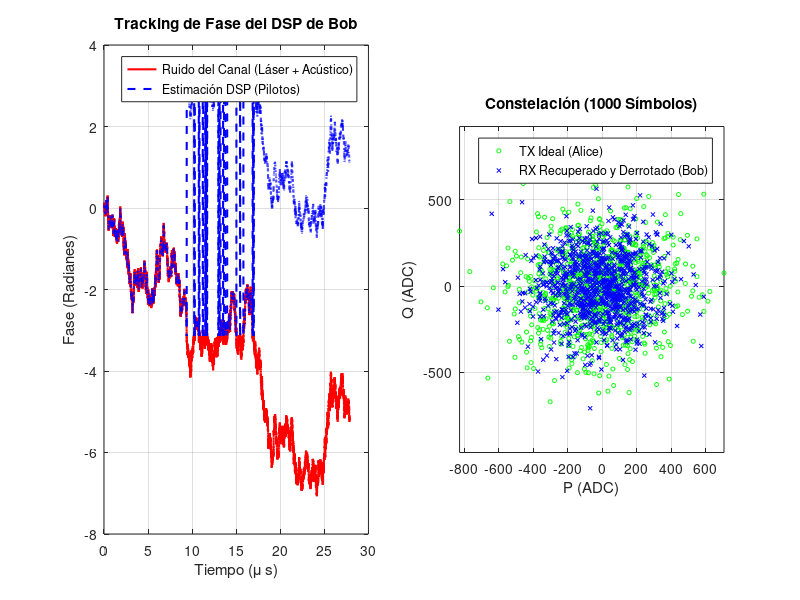

Write the MATLAB code that produced this figure. (Note: this script raises an error after producing the figure.)
%% ========================================================================
%  MASTER TESTBENCH: END-TO-END CV-QKD (Láser -> Fibra -> DSP -> Math)
% ========================================================================
clear; clc; close all;

%% 0. RUTAS DEL PROYECTO (ajusta si mueves el script)
SCRIPT_DIR = fileparts(mfilename('fullpath'));
if isempty(SCRIPT_DIR), SCRIPT_DIR = pwd(); end
addpath(SCRIPT_DIR);
DATA_DIR   = fullfile(SCRIPT_DIR, '..', 'data');
BOB_DIR    = fullfile(SCRIPT_DIR, '..', '..', 'cvqkd_bob');
ALICE_DATA_DIR = fullfile(SCRIPT_DIR, '..', '..', 'cvqkd_alice', 'data');
ALICE_SIM_DIR  = fullfile(SCRIPT_DIR, '..', '..', 'cvqkd_alice', 'sim');

%% 0. RUTAS DEL PROYECTO (ajusta si mueves el script)
SCRIPT_DIR = fileparts(mfilename('fullpath'));
DATA_DIR   = fullfile(SCRIPT_DIR, '..', 'data');
BOB_DIR    = fullfile(SCRIPT_DIR, '..', '..', 'cvqkd_bob');

%% 1. PARÁMETROS DEL SISTEMA
ENABLE_EXPORT_VIVADO = true;

% --- Parámetros de Trama y Memoria ---
L_trama     = 16;      % 1 Piloto + 15 Datos
N_BOB_DATA  = 26112;   % Datos útiles que caben en la RAM de Bob -> genero el doble para poder sacrificar
N_FRAMES    = ceil(N_BOB_DATA / 15); % ~1741 tramas
N_SAMPLES   = N_BOB_DATA/2;   % Datos sacrificados para la estimación

% En la fibra viajan los datos + los pilotos. Sumamos 1 piloto final para interpolar
N_FIBER     = N_FRAMES * L_trama + 1; 

% --- Parámetros Físicos del Canal ---
Ts           = 1e-9;   % Tiempo de símbolo (1 Gbaud)
T_real       = 0.8;    % Transmitancia real de la fibra
xi_real      = 0.01;   % Ruido en exceso cuántico (SNU)
V_A_snu      = 5.0;  % Varianza de Alice (SNU)
env_va = getenv('VA_SNU');
if ~isempty(env_va)
    V_A_snu = str2double(env_va);
end
V_elec_snu   = 0.1;    % Ruido electrónico (SNU)
eta_detector = 0.6;    % Eficiencia del fotodiodo

% --- Calibración del Hardware (ADC) ---
N0_adc_var   = 10000;  % Varianza para 1 SNU
Amp_Piloto   = 20000;  % Amplitud fuerte para el pulso piloto (para no perder fase)

%% 2. MODELO DE RUIDO DE FASE DEL CANAL (Tu código integrado)
disp('1. Generando Perfil de Ruido de Fase (Wiener + Acústico)...');
t = (0:N_FIBER-1)' * Ts;

% A) Proceso de Wiener (Ancho de línea del láser 100 kHz)
sigma_w = sqrt(2 * pi * 100e3 * Ts); 
ruido_wiener = sigma_w * randn(N_FIBER, 1);
fase_wiener = cumsum(ruido_wiener);  

% B) Ruido Acústico (500 Hz)
f_acustica = 500; 
A_acustica = 0.5; 
fase_acustica = A_acustica * sin(2 * pi * f_acustica * t);

% C) Deriva Total
fase_total_canal = fase_wiener + fase_acustica;

%% 3. ALICE: GENERACIÓN CUÁNTICA CON PILOTOS INTERCALADOS
disp('2. Alice transmitiendo (Datos + Pilotos)...');
VarA_adc = V_A_snu * N0_adc_var;

P_A_tx = zeros(N_FIBER, 1);
Q_A_tx = zeros(N_FIBER, 1);

idx_pilotos = 1:L_trama:N_FIBER;
idx_datos   = setdiff(1:N_FIBER, idx_pilotos);

% Alice genera ruido Gaussiano para los datos
P_A_tx(idx_datos) = sqrt(VarA_adc) * randn(length(idx_datos), 1);
Q_A_tx(idx_datos) = sqrt(VarA_adc) * randn(length(idx_datos), 1);

% Alice inserta los pilotos fuertes en la cuadratura P (Fase 0)
P_A_tx(idx_pilotos) = Amp_Piloto;
Q_A_tx(idx_pilotos) = 0;

%% 4. EL CANAL: ATENUACIÓN Y AWGN
disp('3. La fibra atenúa e inyecta AWGN...');
Ruido_Total_snu = 1.0 + V_elec_snu + (T_real * eta_detector * xi_real);
Ruido_Total_adc = Ruido_Total_snu * N0_adc_var;

Z_noise_P = sqrt(Ruido_Total_adc) * randn(N_FIBER, 1);
Z_noise_Q = sqrt(Ruido_Total_adc) * randn(N_FIBER, 1);

% Rotación de Fase + Atenuación + AWGN
P_rx_ideal = sqrt(T_real * eta_detector) * P_A_tx;
Q_rx_ideal = sqrt(T_real * eta_detector) * Q_A_tx;

P_B_rx = P_rx_ideal .* cos(fase_total_canal) - Q_rx_ideal .* sin(fase_total_canal) + Z_noise_P;
Q_B_rx = P_rx_ideal .* sin(fase_total_canal) + Q_rx_ideal .* cos(fase_total_canal) + Z_noise_Q;

%% 5. RECEPCIÓN Y DSP DE BOB (Recuperación de Fase Vectorizada)
disp('4. DSP de Bob: Siguiendo y deshaciendo la fase (Unwrap)...');

% 1. Extracción de los pilotos recibidos y cálculo de su fase cruda
P_pilotos_rx = P_B_rx(idx_pilotos);
Q_pilotos_rx = Q_B_rx(idx_pilotos);

fase_pilotos_raw = atan2(Q_pilotos_rx, P_pilotos_rx);

% 2. EL SECRETO: Desenrollar la fase para evitar saltos de 2*pi
fase_pilotos_limpia = unwrap(fase_pilotos_raw);

% 3. Interpolación lineal para estimar la fase de todos los símbolos
% (interp1 interpola los huecos de los datos basándose en los pilotos YA desenrollados)
fase_estimada = interp1(idx_pilotos, fase_pilotos_limpia, (1:N_FIBER)', 'linear');
% wrapToPi is not available in Octave; inline the wrapping
fase_estimada = mod(fase_estimada + pi, 2*pi) - pi;
%fase_estimada_datos = fase_estimada(idx_datos);

% (Pequeño arreglo por si el último símbolo queda fuera de la interpolación)
fase_estimada(isnan(fase_estimada)) = fase_estimada(find(~isnan(fase_estimada), 1, 'last'));

% 4. Des-rotación de toda la trama a la vez (DSP Vectorizado)
P_B_rec_full = P_B_rx .* cos(-fase_estimada) - Q_B_rx .* sin(-fase_estimada);
Q_B_rec_full = P_B_rx .* sin(-fase_estimada) + Q_B_rx .* cos(-fase_estimada);

% 5. Extraemos solo los datos útiles (descartando los pilotos de la trama)
P_A_data = P_A_tx(idx_datos); 
Q_A_data = Q_A_tx(idx_datos);
P_B_rec  = P_B_rec_full(idx_datos);
Q_B_rec  = Q_B_rec_full(idx_datos);

% 6. Truncamos al tamaño exacto de la RAM de Bob
P_A_data = P_A_data(1:N_BOB_DATA);
Q_A_data = Q_A_data(1:N_BOB_DATA);
P_B_rec  = P_B_rec(1:N_BOB_DATA);
Q_B_rec  = Q_B_rec(1:N_BOB_DATA);

% Cuantizamos a 16 bits todo lo recuperado (Bob RAM) y lo original (Alice RAM)
P_A_int = int16(round(P_A_data)); Q_A_int = int16(round(Q_A_data));
P_B_int = int16(round(P_B_rec));  Q_B_int = int16(round(Q_B_rec));

%% 6. SELECCIÓN DE PUNTEROS Y ESTIMACIÓN FLOTANTE (MATLAB IDEAL)
disp('5. Seleccionando muestras de sacrificio y calculando métricas...');
punteros = sort(randperm(N_BOB_DATA, N_SAMPLES)') - 1;

% Máscara de sacrificio (1 = sacrificar, 0 = mantener)
mascara_sacrificio = zeros(N_BOB_DATA, 1);
mascara_sacrificio(punteros + 1) = 1;

% Sacamos las muestras correlacionadas usando los punteros
P_B_sac = P_B_int(punteros + 1); Q_B_sac = Q_B_int(punteros + 1);
P_A_sac = P_A_int(punteros + 1); Q_A_sac = Q_A_int(punteros + 1);

% Funciones nativas de MATLAB (Flotante)
var_B_float = (var(double(P_B_sac), 1) + var(double(Q_B_sac), 1)) / 2;
cov_mat_P = cov(double(P_A_sac), double(P_B_sac), 1);
cov_mat_Q = cov(double(Q_A_sac), double(Q_B_sac), 1);
cov_AB_float = (cov_mat_P(1,2) + cov_mat_Q(1,2)) / 2;

Sigma_Sq_ideal   = var_B_float;
Sigma_ideal      = sqrt(Sigma_Sq_ideal);
Sqrt_T_eta_ideal = cov_AB_float / VarA_adc;
T_eta_ideal = Sqrt_T_eta_ideal^2; % T * eta = (Cov / VarA)^2

%% 7. EMULACIÓN PUNTO FIJO (LLR_Math_Unit FPGA)
disp('6. Emulando el Hardware de Punto Fijo (FPGA)...');

sum_P_B = sum(int64(P_B_sac)); sum_sq_P_B = sum(int64(P_B_sac).^2);
sum_Q_B = sum(int64(Q_B_sac)); sum_sq_Q_B = sum(int64(Q_B_sac).^2);
sum_P_A = sum(int64(P_A_sac)); sum_cov_P  = sum(int64(P_A_sac) .* int64(P_B_sac));
sum_Q_A = sum(int64(Q_A_sac)); sum_cov_Q  = sum(int64(Q_A_sac) .* int64(Q_B_sac));

N_int = int64(N_SAMPLES); INV_2N2 = int64(round(2^45 / ((N_SAMPLES/2)^2)));
cross_P_AB = sum_P_A * sum_P_B; cross_Q_AB = sum_Q_A * sum_Q_B;
sq_sum_P_B = sum_P_B * sum_P_B; sq_sum_Q_B = sum_Q_B * sum_Q_B;

num_cov_AB = (N_int * (sum_cov_P + sum_cov_Q)) - (cross_P_AB + cross_Q_AB);
num_var_B  = (N_int * (sum_sq_P_B + sum_sq_Q_B)) - (sq_sum_P_B + sq_sum_Q_B);

if exist('OCTAVE_VERSION', 'builtin')
    num_cov_AB_d = double(num_cov_AB);
    num_var_B_d  = double(num_var_B);
    inv_2n2_d = double(INV_2N2);
    cov_AB_pure = int64(floor((num_cov_AB_d * inv_2n2_d) / 2^48));
    var_B_pure  = int64(floor((num_var_B_d  * inv_2n2_d) / 2^48));
else
    cov_AB_pure = bitshift(typecast(uint64(num_cov_AB) .* uint64(INV_2N2), 'int64'), -48);
    var_B_pure  = bitshift(typecast(uint64(num_var_B)  .* uint64(INV_2N2), 'int64'), -48);
end

Sigma_Sq_fp  = var_B_pure;
T_raw_15bits = bitshift(cov_AB_pure * 32768, 0) / int64(VarA_adc);
Sqrt_T_eta_fp = T_raw_15bits * 2;
T_eta_fp = bitshift(int64(Sqrt_T_eta_fp)^2, -16);

Sigma_raw_cordic = floor(sqrt(max(double(Sigma_Sq_fp), 0)));
Sigma_fp         = int64(double(Sigma_raw_cordic) * 65536.0);

%% 8. GRÁFICAS DEL GEMELO DIGITAL
figure('Name', 'End-to-End QKD Tracker', 'Position', [100, 100, 1200, 600]);

% Gráfica de Ruido de Fase (DSP vs Canal)
subplot(1, 2, 1);
plot(t * 1e6, fase_total_canal, 'r', 'LineWidth', 1.5); hold on;
plot(t * 1e6, fase_estimada, 'b--', 'LineWidth', 1.5);
title('Tracking de Fase del DSP de Bob');
xlabel('Tiempo (\mu s)'); ylabel('Fase (Radianes)');
legend('Ruido del Canal (Láser + Acústico)', 'Estimación DSP (Pilotos)');
grid on;

% Constelación de los datos recuperados (Primeros 1000)
subplot(1, 2, 2);
plot(P_A_data(1:1000), Q_A_data(1:1000), 'go', 'MarkerSize', 3); hold on;
plot(P_B_rec(1:1000), Q_B_rec(1:1000), 'bx', 'MarkerSize', 3);
title('Constelación (1000 Símbolos)');
xlabel('P (ADC)'); ylabel('Q (ADC)');
legend('TX Ideal (Alice)', 'RX Recuperado y Derrotado (Bob)');
grid on; axis equal;

%% 9. RECONCILIACIÓN MULTIDIMENSIONAL (8D) Y EXTRACCIÓN DE LLRs
disp('8. Simulando Mapeo Multidimensional (MDR 8D)...');

N_dimensiones = 8;
symbols_per_block = N_dimensiones / 2; % 4 simbolos complejos -> 8D
N_bloques = floor(N_BOB_DATA / symbols_per_block);

num_used = N_bloques * symbols_per_block;
P_A_mdr = double(P_A_data(1:num_used));
Q_A_mdr = double(Q_A_data(1:num_used));
P_B_mdr = double(P_B_rec(1:num_used));
Q_B_mdr = double(Q_B_rec(1:num_used));

X = zeros(N_dimensiones, N_bloques);
Y = zeros(N_dimensiones, N_bloques);
for blk = 1:N_bloques
    base = (blk-1) * symbols_per_block;
    X(:, blk) = [P_A_mdr(base+1); Q_A_mdr(base+1); P_A_mdr(base+2); Q_A_mdr(base+2); ...
                 P_A_mdr(base+3); Q_A_mdr(base+3); P_A_mdr(base+4); Q_A_mdr(base+4)];
    Y(:, blk) = [P_B_mdr(base+1); Q_B_mdr(base+1); P_B_mdr(base+2); Q_B_mdr(base+2); ...
                 P_B_mdr(base+3); Q_B_mdr(base+3); P_B_mdr(base+4); Q_B_mdr(base+4)];
end

bits_bob_all = randi([0 1], N_dimensiones, N_bloques);
LLR_all = zeros(N_dimensiones, N_bloques);

sigma_eff = double(Sigma_ideal);
inv_sigma2 = 2.0 / (sigma_eff * sigma_eff + eps);

for blk = 1:N_bloques
    % --- 1. DATOS DE BOB Y ALICE ---
    Y_i = Y(:, blk);
    X_i = X(:, blk);
    
    % --- 2. BOB: Mapeo y generación del mensaje público ---
    norm_y = norm(Y_i);
    if norm_y == 0, norm_y = 1.0; end
    Y_norm = Y_i / norm_y;
    
    M_Y = generar_matriz_ortogonal(Y_norm); % Bob construye su matriz 8x8
    
    b_i = bits_bob_all(:, blk);             % Bits aleatorios (0 o 1)
    C_i = 1 - 2*b_i;                        % Mapeo polar (+1 o -1)
    m_i = M_Y' * C_i;                       % El mensaje público (R) que viaja hacia Alice
    
    % --- 3. ALICE: Reconstrucción y cálculo de LLR ---
    norm_x = norm(X_i);
    if norm_x == 0, norm_x = 1.0; end
    X_norm = X_i / norm_x;
    
    % Alice construye su propia matriz con sus medidas cuánticas
    M_X = generar_matriz_ortogonal(X_norm); 
    
    % Alice "deshace" la rotación de Bob mediante multiplicación matricial
    U = M_X * m_i; 
    
    % Cálculo final del LLR (incorporando la energía de ambos vectores)
    LLR_all(:, blk) = inv_sigma2 * norm_x * norm_y * U;
end

llrs_rx = LLR_all(:);
key_bits_tx = bits_bob_all(:);

%% 10. Carga y expansión de la matriz LDPC
bg_matrix = load(fullfile(BOB_DIR, 'NR_1_1_384.txt'));
bg_matrix = load(fullfile(BOB_DIR, 'NR_1_1_384.txt'));
[mb, nb] = size(bg_matrix);
Z = 384;

disp('   Construyendo matriz H dispersa (Lifting)...');
H = sparse(mb*Z, nb*Z);
for i = 1:mb
    for j = 1:nb
        shift = bg_matrix(i,j);
        if shift ~= -1
            I_z = speye(Z);
            circulant = circshift(I_z, [0, shift]);
            H((i-1)*Z+1 : i*Z, (j-1)*Z+1 : j*Z) = circulant;
        end
    end
end

% 4. Cálculo de Síndrome (para verificación del decodificador LDPC de Alice)
% El syndrome se computa como H * key_bits_tx para las 68 columnas reales.
disp('   Calculando Sindrome LDPC (Bloque 1)...');
block_1 = key_bits_tx(1:nb*Z);
syndrome_1 = mod(H * double(block_1), 2);
num_errores_syndrome = sum(syndrome_1);

fprintf('   [!] Bits de Síndrome activos (Ecuaciones fallidas): %d / %d\n', num_errores_syndrome, mb*Z);

%% 10B. RECONCILIACION INVERSA LDPC (Scaled Min-Sum)
disp('   Iniciando decodificacion LDPC (scaled min-sum)...');

alpha = 0.75;
max_iter = 200;
llr_scale = 1.0;

% LLRs de canal para el bloque 1 (soft input de Alice)
llr_ch = llrs_rx(1:nb*Z) * llr_scale;

% Construir listas de vecinos a partir de H
[rows_h, cols_h] = find(H);
num_edges = length(rows_h);
cn_edges = cell(mb*Z, 1);
vn_edges = cell(nb*Z, 1);
for e = 1:num_edges
    cn_edges{rows_h(e)}(end+1) = e;
    vn_edges{cols_h(e)}(end+1) = e;
end

% Mensajes por arista
msg_v2c = zeros(num_edges, 1);
msg_c2v = zeros(num_edges, 1);

% Inicializacion: VN -> CN con LLR de canal
for v = 1:nb*Z
    edges_v = vn_edges{v};
    if ~isempty(edges_v)
        msg_v2c(edges_v) = llr_ch(v);
    end
end

metrics_unsat = zeros(max_iter, 1);
metrics_ber   = zeros(max_iter, 1);
metrics_flips = zeros(max_iter, 1);
bits_prev = zeros(nb*Z, 1);
iter_converged = 0;

for iter = 1:max_iter
    % --- CN update (scaled min-sum) ---
    for c = 1:mb*Z
        edges_c = cn_edges{c};
        if isempty(edges_c)
            continue;
        end
        msgs = msg_v2c(edges_c);
        abs_vals = abs(msgs);
        sign_vals = sign(msgs);
        sign_vals(sign_vals == 0) = 1;

        min1 = inf;
        min2 = inf;
        count_min1 = 0;
        for k = 1:length(abs_vals)
            a = abs_vals(k);
            if a < min1
                min2 = min1;
                min1 = a;
                count_min1 = 1;
            elseif a == min1
                count_min1 = count_min1 + 1;
            elseif a < min2
                min2 = a;
            end
        end
        if isinf(min2)
            min2 = min1;
        end

        syndrome_sign = 1 - 2 * syndrome_1(c);
        sign_prod = prod(sign_vals) * syndrome_sign;

        for k = 1:length(edges_c)
            if abs_vals(k) == min1 && count_min1 == 1
                min_use = min2;
            else
                min_use = min1;
            end
            sign_excl = sign_prod * sign_vals(k);
            msg_c2v(edges_c(k)) = alpha * sign_excl * min_use;
        end
    end

    % --- VN update ---
    llr_post = zeros(nb*Z, 1);
    for v = 1:nb*Z
        edges_v = vn_edges{v};
        if isempty(edges_v)
            llr_post(v) = llr_ch(v);
        else
            sum_c2v = sum(msg_c2v(edges_v));
            llr_post(v) = llr_ch(v) + sum_c2v;
            msg_v2c(edges_v) = llr_post(v) - msg_c2v(edges_v);
        end
    end

    % --- Hard decision y verificacion de sindrome ---
    bits_est = (llr_post < 0);
    syndrome_est = mod(H * double(bits_est), 2);
    unsat = sum(syndrome_est ~= syndrome_1);
    metrics_unsat(iter) = unsat;
    metrics_ber(iter) = sum(bits_est ~= block_1) / length(block_1);
    metrics_flips(iter) = sum(bits_est ~= bits_prev);
    bits_prev = bits_est;

    if unsat == 0
        iter_converged = iter;
        fprintf('   [OK] Convergencia LDPC en %d iteraciones (early finish).\n', iter);
        break;
    end
end

if iter_converged == 0
    iter_converged = max_iter;
    fprintf('   [!] No convergio en %d iteraciones.\n', max_iter);
end

fprintf('   -> BER residual (bloque 1): %.6f\n', metrics_ber(iter_converged));
fprintf('   -> Checks no satisfechos (ultima iter): %d\n', metrics_unsat(iter_converged));
fprintf('   -> Flips en ultima iteracion: %d\n', metrics_flips(iter_converged));

%% 11. TABLA DE RESULTADOS Y EXPORTACIÓN
disp('============================================================================');
disp('   MÉTRICA            |   FLOTANTE (Ideal)  |   PUNTO FIJO (FPGA) |  ERROR  ');
disp('----------------------+---------------------+---------------------+---------');
fprintf(' T (Transmitancia) | %19.4f | %19.4f | %7.4f \n', T_eta_ideal, double(T_eta_fp)/65536, abs(T_eta_ideal - double(T_eta_fp)/65536));
fprintf(' Sqrt(T*n)         | %19.4f | %19.4f | %7.4f \n', Sqrt_T_eta_ideal, double(Sqrt_T_eta_fp)/65536, abs(Sqrt_T_eta_ideal - double(Sqrt_T_eta_fp)/65536));
fprintf(' Sigma^2 (Entero)  | %19.4f | %19.4f | %7.4f \n', Sigma_Sq_ideal, double(Sigma_Sq_fp), abs(Sigma_Sq_ideal - double(Sigma_Sq_fp)));
fprintf(' Sigma   (Q16.16)  | %19.4f | %19.4f | %7.4f \n', Sigma_ideal, double(Sigma_fp)/65536, abs(Sigma_ideal - double(Sigma_fp)/65536));
disp('========================================================================');

if ENABLE_EXPORT_VIVADO
    disp('9. Exportando RAMs para Testbench de Vivado...');

    fase_estimada_datos = fase_estimada(idx_datos);
    fase_est_q15 = int32(round(fase_estimada_datos * 32768));

    fid_est = fopen(fullfile(DATA_DIR, 'fase_estimada_datos.txt'), 'w');
    fid_est = fopen(fullfile(DATA_DIR, 'fase_estimada_datos.txt'), 'w');
    for i=1:length(fase_est_q15)
        fprintf(fid_est, '%08X\n', typecast(fase_est_q15(i), 'uint32'));
    end
    fclose(fid_est);

    fases_q15 = int32(round(fase_pilotos_raw * 32768));
    
    fid_pil = fopen(fullfile(DATA_DIR, 'fase_pilotos_raw.txt'), 'w');
    fid_pil = fopen(fullfile(DATA_DIR, 'fase_pilotos_raw.txt'), 'w');
    for i=1:length(fases_q15)
        % Guardamos en Hexadecimal de 32 bits (aunque la FPGA usará los 18 bajos)
        fprintf(fid_pil, '%08X\n', typecast(fases_q15(i), 'uint32'));
    end
    fclose(fid_pil);
    
    fid_ptr = fopen(fullfile(DATA_DIR, 'ptr_ram.txt'), 'w');
    fid_ptr = fopen(fullfile(DATA_DIR, 'ptr_ram.txt'), 'w');
    for i=1:N_SAMPLES, fprintf(fid_ptr, '%04X\n', punteros(i)); end; fclose(fid_ptr);
    
    fid_mask = fopen(fullfile(DATA_DIR, 'mask_bit.txt'), 'w');
    fid_mask = fopen(fullfile(DATA_DIR, 'mask_bit.txt'), 'w');
    for i=1:N_BOB_DATA, fprintf(fid_mask, '%d\n', mascara_sacrificio(i)); end; fclose(fid_mask);
    
    fid_bob = fopen(fullfile(DATA_DIR, 'bob_ram.txt'), 'w');
    fid_bob = fopen(fullfile(DATA_DIR, 'bob_ram.txt'), 'w');
    for i=1:N_BOB_DATA, fprintf(fid_bob, '%04X%04X\n', typecast(Q_B_int(i), 'uint16'), typecast(P_B_int(i), 'uint16')); end; fclose(fid_bob);
    
    fid_alice = fopen(fullfile(DATA_DIR, 'alice_ram.txt'), 'w');
    fid_alice = fopen(fullfile(DATA_DIR, 'alice_ram.txt'), 'w');
    % CUIDADO: La BRAM de Alice solo almacena las 26112 de sacrificio
    for i=1:N_SAMPLES, fprintf(fid_alice, '%04X%04X\n', typecast(Q_A_sac(i), 'uint16'), typecast(P_A_sac(i), 'uint16')); end; fclose(fid_alice);

    fid_exp = fopen(fullfile(DATA_DIR, 'expected_llr_math.txt'), 'w');
    fid_exp = fopen(fullfile(DATA_DIR, 'expected_llr_math.txt'), 'w');
    fprintf(fid_exp, '%08X\n', typecast(int32(T_eta_fp),      'uint32'));
    fprintf(fid_exp, '%08X\n', typecast(int32(Sqrt_T_eta_fp), 'uint32'));
    fprintf(fid_exp, '%08X\n', typecast(int32(Sigma_Sq_fp),   'uint32'));
    fprintf(fid_exp, '%08X\n', typecast(int32(Sigma_fp),      'uint32'));

    % =====================================================================
    % Exportar Datos Crudos (ADC) para el DSP en FPGA
    % Cuantizamos a 16 bits la señal cruda con el ruido de fase INCLUIDO
    % =====================================================================
    P_ADC = int16(round(P_B_rx));
    Q_ADC = int16(round(Q_B_rx));

    fid_adc = fopen(fullfile(DATA_DIR, 'bob_raw_adc.txt'), 'w');
    fid_adc = fopen(fullfile(DATA_DIR, 'bob_raw_adc.txt'), 'w');
    % Guardamos los 52.224 + pilotos (N_FIBER)
    for i=1:N_FIBER
        fprintf(fid_adc, '%04X%04X\n', typecast(Q_ADC(i), 'uint16'), typecast(P_ADC(i), 'uint16'));
    end
    fclose(fid_adc);
    fclose(fid_exp);

    % Alice full 26112 symbols (for MDR RX verification)
    fid_alice_full = fopen(fullfile(DATA_DIR, 'alice_full_data.txt'), 'w');
    fid_alice_full = fopen(fullfile(DATA_DIR, 'alice_full_data.txt'), 'w');
    for i=1:N_BOB_DATA
        fprintf(fid_alice_full, '%04X%04X\n', typecast(Q_A_int(i), 'uint16'), typecast(P_A_int(i), 'uint16'));
    end
    fclose(fid_alice_full);
    % Bob random bits (for MDR TX verification)
    fid_rand = fopen(fullfile(DATA_DIR, 'bob_random_bits.txt'), 'w');
    fid_rand = fopen(fullfile(DATA_DIR, 'bob_random_bits.txt'), 'w');
    bits_flat = bits_bob_all(:);
    for i=1:length(bits_flat)
        fprintf(fid_rand, '%d\n', bits_flat(i));
    end
    fclose(fid_rand);
    % Expected public messages m_i (for MDR TX verification)
    fid_m = fopen(fullfile(DATA_DIR, 'expected_m_messages.txt'), 'w');
    fid_m = fopen(fullfile(DATA_DIR, 'expected_m_messages.txt'), 'w');
    for blk = 1:N_bloques
        Y_i = Y(:, blk);
        Y_norm = Y_i / norm(Y_i);
        M_Y = generar_matriz_ortogonal(Y_norm);
        m_i = M_Y' * (1 - 2*bits_bob_all(:, blk));
        for dim = 1:N_dimensiones
            m_q31 = int32(round(m_i(dim) * 2^31));
            fprintf(fid_m, '%08X\n', typecast(m_q31, 'uint32'));
        end
    end
    fclose(fid_m);
    % Expected LLR results (for MDR RX verification)
    fid_llr = fopen(fullfile(DATA_DIR, 'expected_llr_results.txt'), 'w');
    fid_llr = fopen(fullfile(DATA_DIR, 'expected_llr_results.txt'), 'w');
    for blk = 1:N_bloques
        for dim = 1:N_dimensiones
            llr_fp = int32(round(LLR_all(dim, blk) * 2^31));
            fprintf(fid_llr, '%08X\n', typecast(llr_fp, 'uint32'));
        end
    end
    fclose(fid_llr);

    %% 12. EXPORTAR u_bits.txt CON LLRs REALES (8-BIT SIGN-MAGNITUDE)
    % Para verificacion exacta del decodificador LDPC de Alice
    disp('9. Exportando LLRs reales cuantizados a 8-bit para LDPC...');
    llrs_flat = LLR_all(:);  % 26112x1, column-major

    % Escala optima para 8-bit signed: normalizar a varianza unitaria
    % y escalar para usar ~40% del rango (±48 en 7-bit), preservando
    % diferencias relativas de confianza entre LLRs.
    std_llr = std(llrs_flat);
    if std_llr > 0
        scale_8bit = 48.0 / std_llr;  % ~3 sigma within 8-bit range
    else
        scale_8bit = 48.0 / max(abs(llrs_flat) + eps);
    end

    fid_u = fopen(fullfile(DATA_DIR, 'u_bits.txt'), 'w');
    for col = 0:67
        % $readmemb: primer caracter = MSB (bit 3071) = VNU[Z-1]
        % Escribimos VNUs en orden inverso (Z-1..0) para que
        % VNU[0] quede en los bits [7:0] del bus
        for vnu = Z-1:-1:0
            idx = col * Z + vnu + 1;
            llr_fp = llrs_flat(idx) * scale_8bit;
            llr_s8 = max(-127, min(127, round(llr_fp)));
            sm_val = abs(llr_s8);
            if llr_s8 < 0
                sm_val = bitset(sm_val, 8);
            end
            fprintf(fid_u, '%s', dec2bin(sm_val, 8));
        end
        fprintf(fid_u, '\n');
    end
    fclose(fid_u);
    % Copiar a cvqkd_alice/sim/ para el testbench Verilator
    copyfile(fullfile(DATA_DIR, 'u_bits.txt'), fullfile(ALICE_DATA_DIR, 'u_bits.txt'));
    copyfile(fullfile(DATA_DIR, 'u_bits.txt'), fullfile(ALICE_SIM_DIR, 'u_bits.txt'));
    fprintf('   [OK] u_bits.txt exportado (68 x %d bits, scale=%.2f)\n', Z*8, scale_8bit);

    % Expected key bits for LDPC decoder verification (bob_key_ref.txt)
    % 68 lines of 384 binary digits each; one line per column
    fid_key = fopen(fullfile(DATA_DIR, 'bob_key_ref.txt'), 'w');
    for blk = 0:67
        for bit = 1:Z
            fprintf(fid_key, '%d', key_bits_tx(blk*Z + bit));
        end
        fprintf(fid_key, '\n');
    end
    fclose(fid_key);
    copyfile(fullfile(DATA_DIR, 'bob_key_ref.txt'), fullfile(ALICE_DATA_DIR, 'bob_key_ref.txt'));
    copyfile(fullfile(DATA_DIR, 'bob_key_ref.txt'), fullfile(ALICE_SIM_DIR, 'bob_key_ref.txt'));
    disp('   [OK] bob_key_ref.txt exportado (68 x 384 bits)');
    
    % Export expected syndrome: 46 rows x 384 bits
    % $readmemb: first char -> MSB (bit[383])
    fid_syn = fopen(fullfile(DATA_DIR, 'expected_syndrome.txt'), 'w');
    for row = 0:mb-1
        row_bits = syndrome_1(row*Z+1 : row*Z+Z);
        for bit = 1:Z
            fprintf(fid_syn, '%d', row_bits(bit));
        end
        fprintf(fid_syn, '\n');
    end
    fclose(fid_syn);
    copyfile(fullfile(DATA_DIR, 'expected_syndrome.txt'), fullfile(ALICE_DATA_DIR, 'expected_syndrome.txt'));
    copyfile(fullfile(DATA_DIR, 'expected_syndrome.txt'), fullfile(ALICE_SIM_DIR, 'expected_syndrome.txt'));
    disp('   [OK] expected_syndrome.txt exportado (46 x 384 bits)');
    % Expected key bits for LDPC decoder verification (bob_key_ref.txt)
    % 68 lines of 384 binary digits each; line 0 is the reference key block
    fid_key = fopen(fullfile(DATA_DIR, 'bob_key_ref.txt'), 'w');
    ref_block = key_bits_tx(1:Z);  % First Z=384 bits of the original key
    for blk = 1:68
        for bit = 1:Z
            fprintf(fid_key, '%d', ref_block(bit));
        end
        fprintf(fid_key, '\n');
    end
    fclose(fid_key);
    disp('   [OK] bob_key_ref.txt exportado (68 x 384 bits)');
    
    disp('   [OK] Archivos de simulación generados con éxito.');
end
